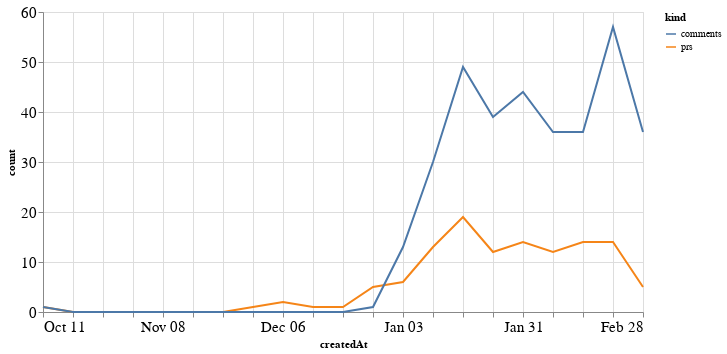

The code cell stored with this chart in its notebook:
### Code cell
alt.Chart(total_time, width=600).mark_line().encode(
    x='createdAt',
    y='count',
    color='kind'
)

### Figure 1 — Vega-Lite specification as saved in the notebook (floating-point values rounded to 4 significant figures)
{"config": {"axisLeft": {"labelFontSize": 15}, "axisBottom": {"labelFontSize": 15}}, "data": {"name": "data-0e00fd144653f3ed87d89ae2cc14c819"}, "mark": "line", "encoding": {"color": {"type": "nominal", "field": "kind"}, "x": {"type": "temporal", "field": "createdAt"}, "y": {"type": "quantitative", "field": "count"}}, "width": 600, "$schema": "https://vega.github.io/schema/vega-lite/v4.8.1.json", "datasets": {"data-0e00fd144653f3ed87d89ae2cc14c819": [{"createdAt": "2020-10-11T00:00:00", "kind": "prs", "count": 1}, {"createdAt": "2020-10-18T00:00:00", "kind": "prs", "count": 0}, {"createdAt": "2020-10-25T00:00:00", "kind": "prs", "count": 0}, {"createdAt": "2020-11-01T00:00:00", "kind": "prs", "count": 0}, {"createdAt": "2020-11-08T00:00:00", "kind": "prs", "count": 0}, {"createdAt": "2020-11-15T00:00:00", "kind": "prs", "count": 0}, {"createdAt": "2020-11-22T00:00:00", "kind": "prs", "count": 0}, {"createdAt": "2020-11-29T00:00:00", "kind": "prs", "count": 1}, {"createdAt": "2020-12-06T00:00:00", "kind": "prs", "count": 2}, {"createdAt": "2020-12-13T00:00:00", "kind": "prs", "count": 1}, {"createdAt": "2020-12-20T00:00:00", "kind": "prs", "count": 1}, {"createdAt": "2020-12-27T00:00:00", "kind": "prs", "count": 5}, {"createdAt": "2021-01-03T00:00:00", "kind": "prs", "count": 6}, {"createdAt": "2021-01-10T00:00:00", "kind": "prs", "count": 13}, {"createdAt": "2021-01-17T00:00:00", "kind": "prs", "count": 19}, {"createdAt": "2021-01-24T00:00:00", "kind": "prs", "count": 12}, {"createdAt": "2021-01-31T00:00:00", "kind": "prs", "count": 14}, {"createdAt": "2021-02-07T00:00:00", "kind": "prs", "count": 12}, {"createdAt": "2021-02-14T00:00:00", "kind": "prs", "count": 14}, {"createdAt": "2021-02-21T00:00:00", "kind": "prs", "count": 14}, {"createdAt": "2021-02-28T00:00:00", "kind": "prs", "count": 5}, {"createdAt": "2020-10-11T00:00:00", "kind": "comments", "count": 1}, {"createdAt": "2020-10-18T00:00:00", "kind": "comments", "count": 0}, {"createdAt": "2020-10-25T00:00:00", "kind": "comments", "count": 0}, {"createdAt": "2020-11-01T00:00:00", "kind": "comments", "count": 0}, {"createdAt": "2020-11-08T00:00:00", "kind": "comments", "count": 0}, {"createdAt": "2020-11-15T00:00:00", "kind": "comments", "count": 0}, {"createdAt": "2020-11-22T00:00:00", "kind": "comments", "count": 0}, {"createdAt": "2020-11-29T00:00:00", "kind": "comments", "count": 0}, {"createdAt": "2020-12-06T00:00:00", "kind": "comments", "count": 0}, {"createdAt": "2020-12-13T00:00:00", "kind": "comments", "count": 0}, {"createdAt": "2020-12-20T00:00:00", "kind": "comments", "count": 0}, {"createdAt": "2020-12-27T00:00:00", "kind": "comments", "count": 1}, {"createdAt": "2021-01-03T00:00:00", "kind": "comments", "count": 13}, {"createdAt": "2021-01-10T00:00:00", "kind": "comments", "count": 30}, {"createdAt": "2021-01-17T00:00:00", "kind": "comments", "count": 49}, {"createdAt": "2021-01-24T00:00:00", "kind": "comments", "count": 39}, {"createdAt": "2021-01-31T00:00:00", "kind": "comments", "count": 44}, {"createdAt": "2021-02-07T00:00:00", "kind": "comments", "count": 36}, {"createdAt": "2021-02-14T00:00:00", "kind": "comments", "count": 36}, {"createdAt": "2021-02-21T00:00:00", "kind": "comments", "count": 57}, {"createdAt": "2021-02-28T00:00:00", "kind": "comments", "count": 36}]}}
